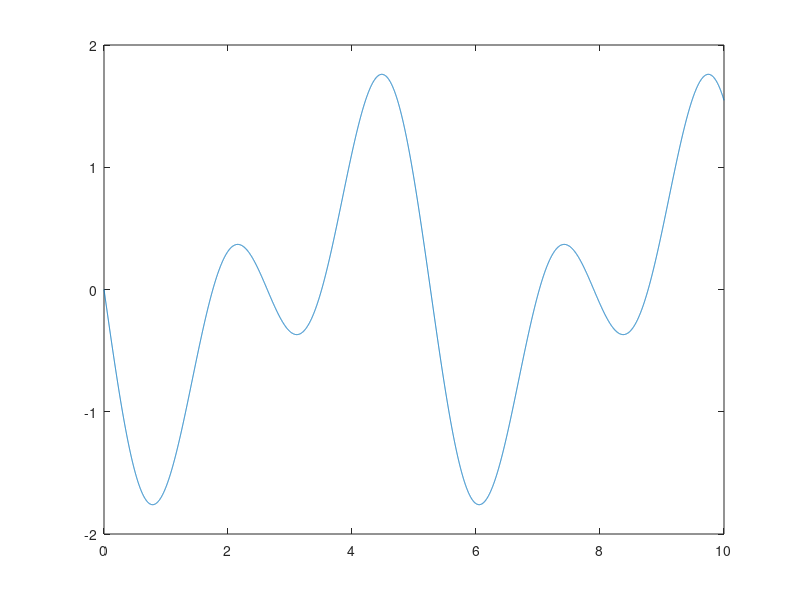

Write MATLAB code to recreate this figure.
for x = 0:0.1:10
      Sig1 = sin(x) + sin(2*x)
      plot(x, Sig1), grid on
end


t = 0:0.1:10
Sig1 = sin(t) + sin(2*t)

plot(t,Sig1)



t = 0:0.001:10
noiseSignal = randn
Sig1 = sin(noiseSignal.*t) + sin(2.*noiseSignal.*t)
plot(t,Sig1)
